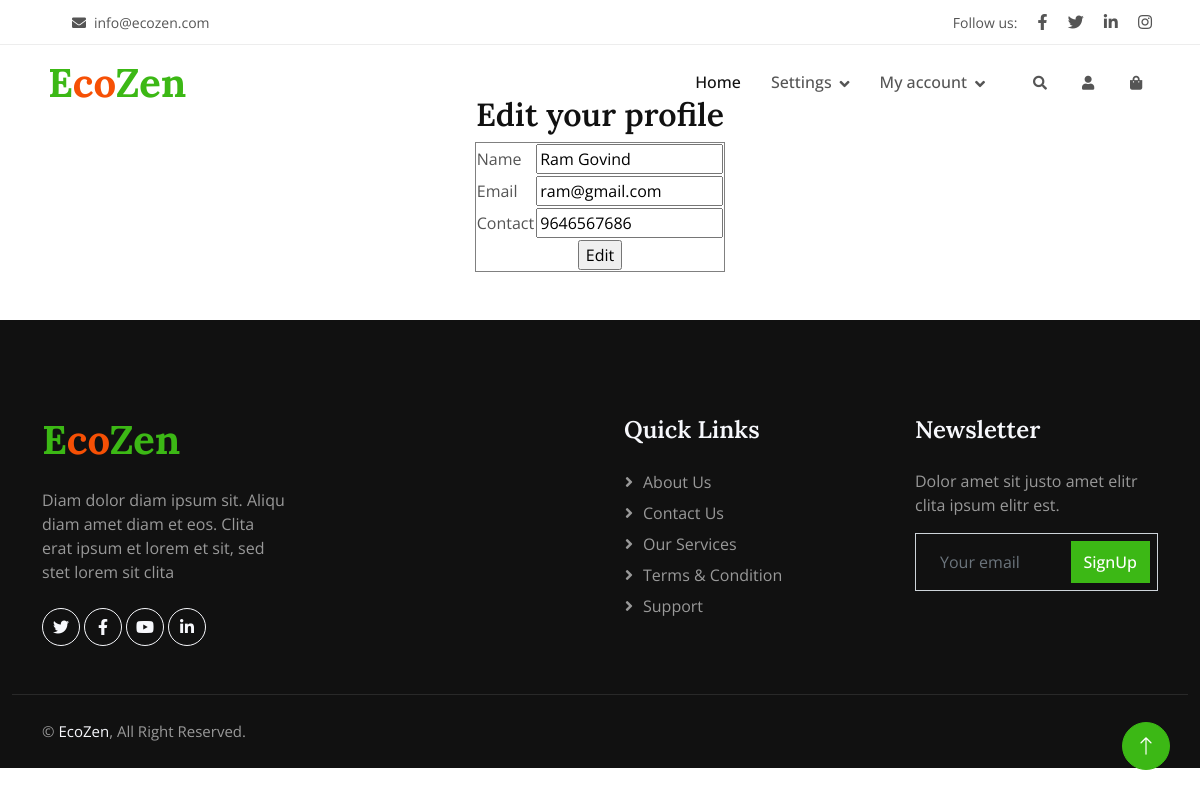
The app's page /Project/User/Editprofile.php (signed in) with its own data.
### tables this page shows
CREATE TABLE `tbl_user` (
  `user_id` int(11) NOT NULL,
  `user_name` varchar(150) NOT NULL,
  `user_gender` varchar(60) NOT NULL,
  `user_contact` varchar(60) NOT NULL,
  `user_email` varchar(60) NOT NULL,
  `user_password` varchar(60) NOT NULL,
  `user_image` varchar(60) NOT NULL,
  `user_proof` varchar(60) NOT NULL,
  `place_id` int(11) NOT NULL,
  `user_address` varchar(1000) NOT NULL
);

### Project/User/Editprofile.php (the view, shortened to what this page needs)
<?php
include("../Assets/Connection/Connection.php");
include("Head.php");
 $seluser="select * from tbl_user n inner join tbl_place p on n.place_id=p.place_id inner join tbl_district d on d.district_id=p.district_id where n.user_id='".$_SESSION['uid']."'";
$user=$con->query($seluser);
$userdata=$user-> fetch_assoc();
?>
<!DOCTYPE html PUBLIC "-//W3C//DTD XHTML 1.0 Transitional//EN" "http://www.w3.org/TR/xhtml1/DTD/xhtml1-transitional.dtd">
<html xmlns="http://www.w3.org/1999/xhtml">
<head>
</head>
<h2 align="center">Edit your profile</h2>
<body>
<form action="" method="POST">
<table width="200" border="1"align="center">
  <tr>
    <td>Name</td>
    <td><label for="txtname"></label><input type="text" name="txtname" value="<?php echo $userdata['user_name'];?>"/></td>
  </tr>
  <tr>
    <td>Email</td>
    <td><input type="text" name="txtemail" value="<?php echo $userdata['user_email'];?>"/></td>
  </tr>
  <tr>
    <td>Contact</td>
    <td><input type="text" name="txtcontact" value="<?php echo $userdata['user_contact'];?>"/></td>
  </tr>
  <tr>
  <td colspan="2" align="center"><input name="btnsubmit" type="submit" value="Edit" /></td>
  </tr>
</table>
</form>
</body>
</html>
<?php
include("Foot.php");
?>

### Project/Assets/Templates/Main/css/style.css (style rules this page uses)
:root { --primary: #3CB815; --secondary: #F65005; --light: #F7F8FC; --dark: #111111; }

### records on screen
tbl_user: txtname "Ram Govind", txtemail "ram@gmail.com", txtcontact "9646567686"
